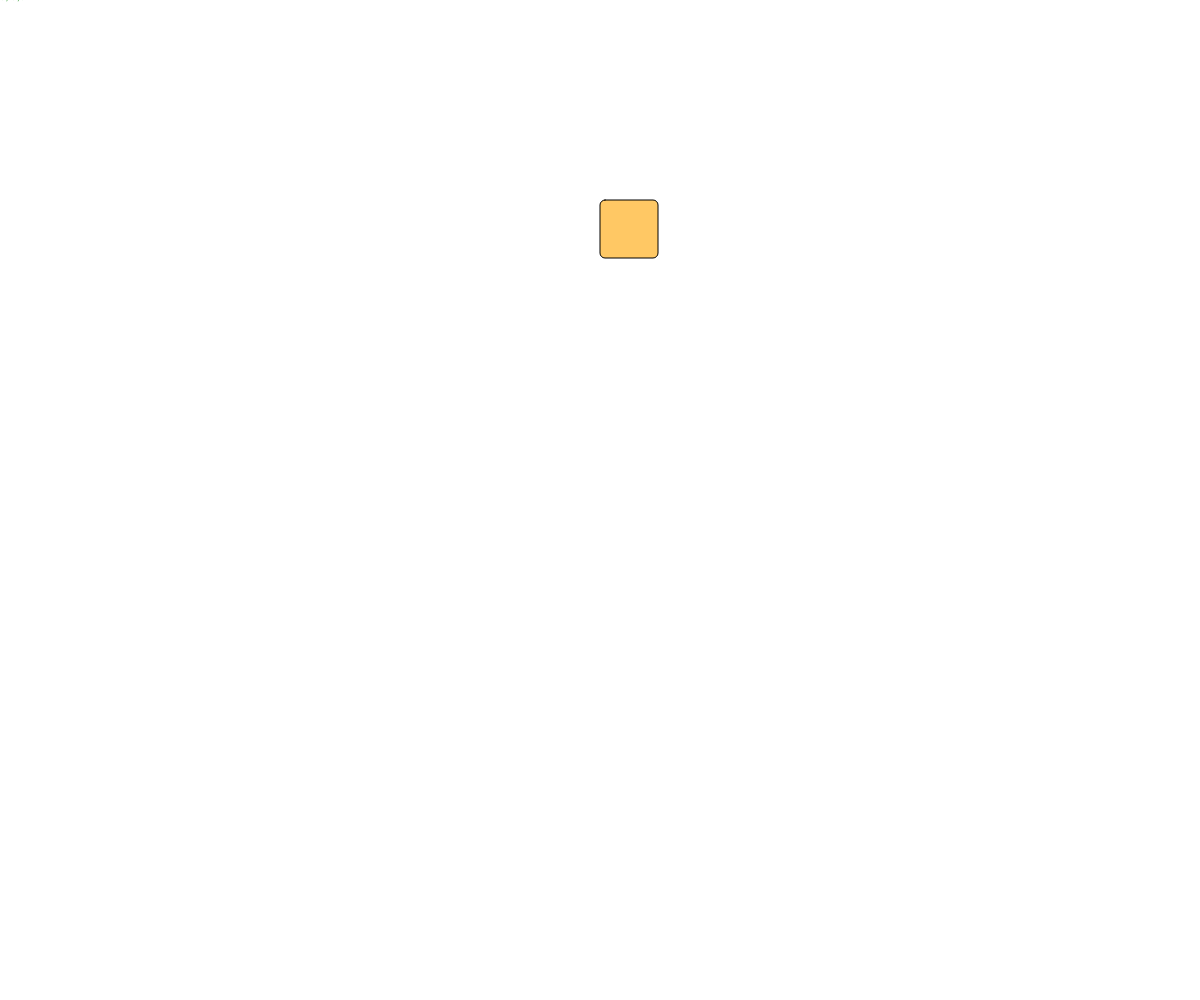
Frame 1 (no input)
Frame 60 (no input): identical to frame 1, image omitted
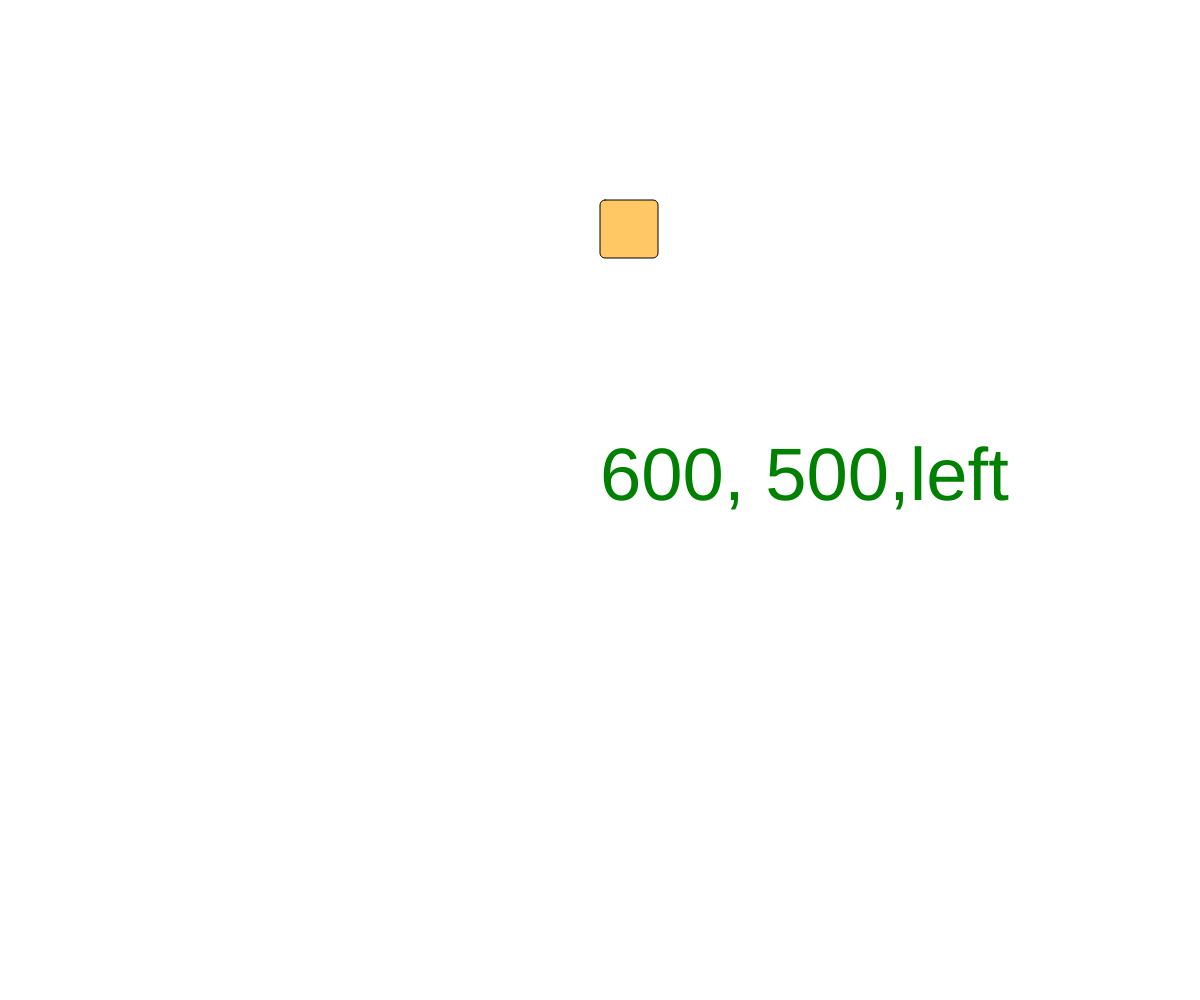
Frame 120 (the mouse pressed at the canvas centre since frame 60)

The p5.js sketch that drew these frames (run headless with seeded random() and noise() and a simulated clock; from frame 60 on, the mouse is pressed at the canvas centre):

// p5.js sketch
// ── sketch.js
// Project Title
// Your Name
// Date
//
// Extra for Experts:
// - describe what you did to take this project "above and beyond"
let tSize = 10;
let x;

function setup() {
  createCanvas(windowWidth, windowHeight);
  x = width/2;
}

function draw() {
  background(500);
  //print("Current frame: " + frameCount);
  fill("green");
  textSize(tSize);
  text(mouseX + ", " + mouseY + "," + mouseButton, mouseX, mouseY);
  fill(255,200,100);
  square(x,200,58,5);
  if(keyIsDown(LEFT_ARROW)){
    x -= 5;
    if (x < 0){
      x = width;
    }
  }
  if(keyIsDown(RIGHT_ARROW)){
    x += 5;
    if (x > width){
      x = 0;
  }
}
}

function mousePressed(){
  tSize = random(10, 100);
}
